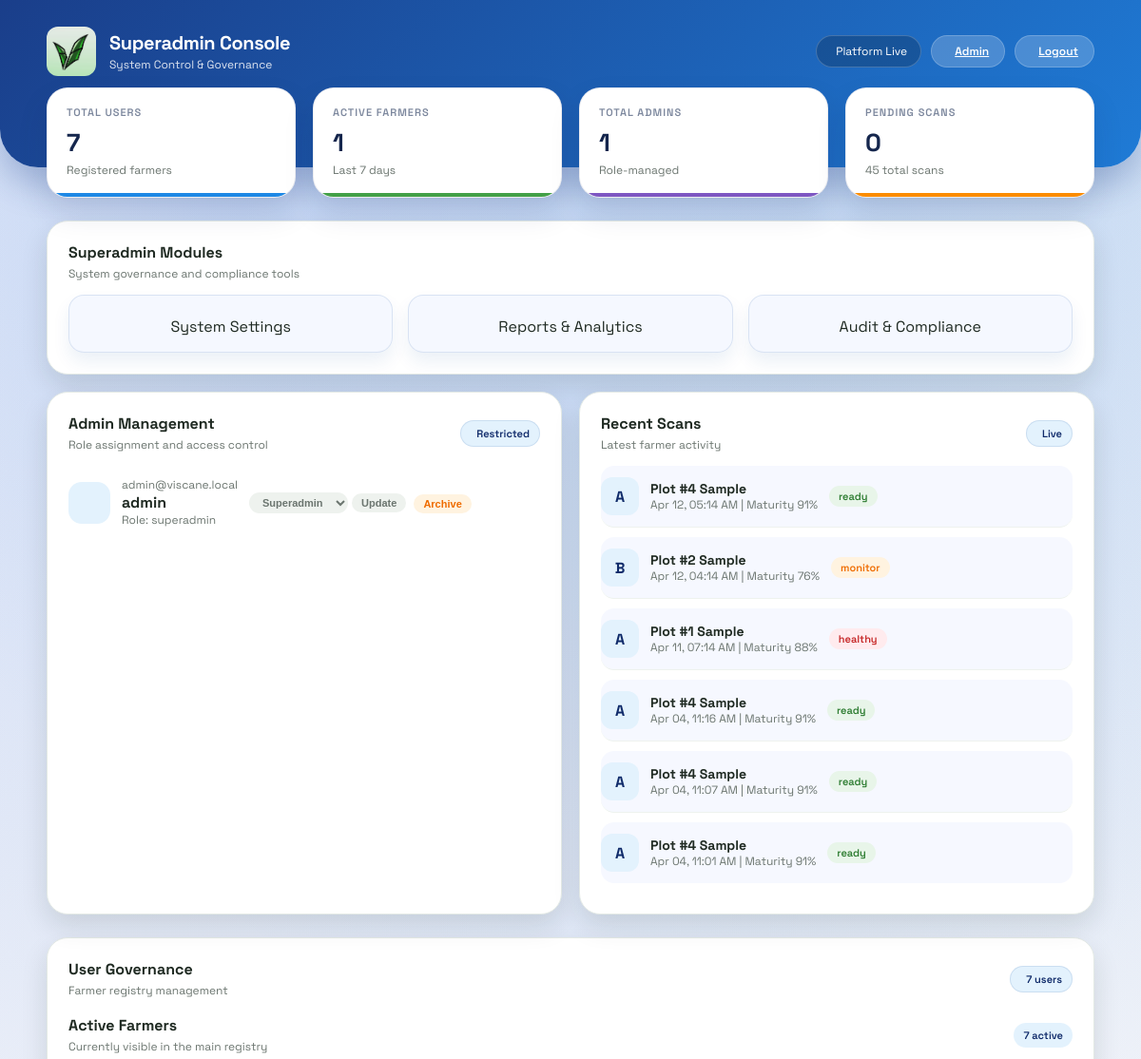
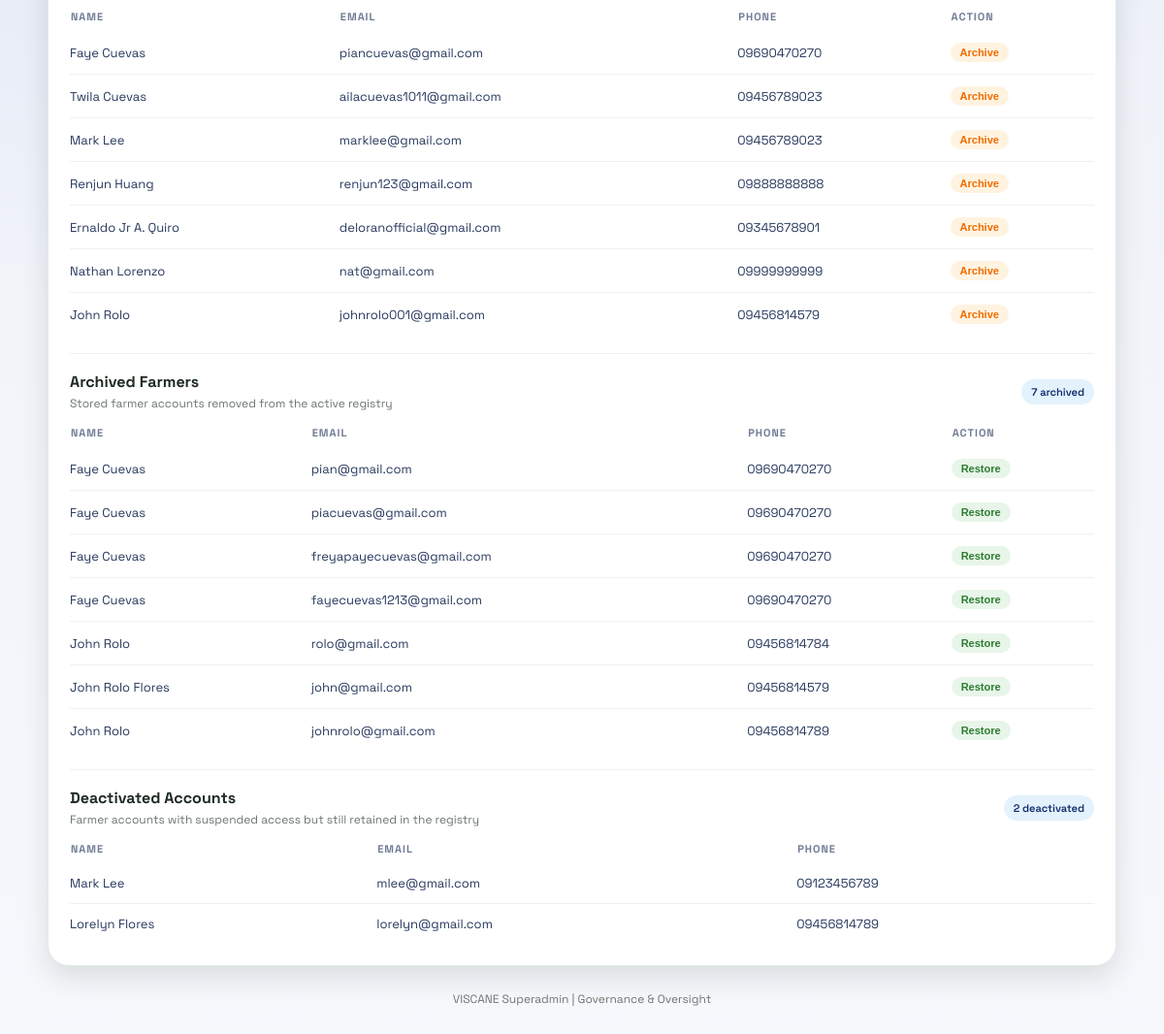
Page /superadmin (signed in) on the committed database (2 pictures, top to bottom).
### models.py (models this page shows)
class Admin(db.Model):
    id = db.Column(db.Integer, primary_key=True)
    username = db.Column(db.String(80), unique=True, nullable=False)
    email = db.Column(db.String(120), unique=True, nullable=False)
    password_hash = db.Column(db.String(200), nullable=False)
    role = db.Column(db.String(40), nullable=False, default='admin')
    is_archived = db.Column(db.Boolean, nullable=False, default=False)

class Scan(db.Model):
    id = db.Column(db.Integer, primary_key=True)
    user_id = db.Column(db.Integer, db.ForeignKey('user.id', ondelete='CASCADE'), nullable=False)
    plot_name = db.Column(db.String(80), nullable=False)
    grade = db.Column(db.String(2), nullable=False)
    maturity_pct = db.Column(db.Integer, nullable=False)
    status = db.Column(db.String(20), nullable=False, default='pending')
    created_at = db.Column(db.DateTime, default=datetime.utcnow, nullable=False)
    user = db.relationship('User', backref=db.backref('scans', lazy=True, cascade='all, delete-orphan'))

class User(db.Model):
    id = db.Column(db.Integer, primary_key=True)
    fullname = db.Column(db.String(100), nullable=False)
    email = db.Column(db.String(120), unique=True, nullable=False)
    phone = db.Column(db.String(20), nullable=False)
    password = db.Column(db.String(200), nullable=False)
    created_at = db.Column(db.DateTime, default=datetime.utcnow, nullable=False)
    province = db.Column(db.String(120), nullable=True)
    municipality = db.Column(db.String(120), nullable=True)
    barangay = db.Column(db.String(120), nullable=True)
    is_active = db.Column(db.Boolean, nullable=False, default=True)
    is_archived = db.Column(db.Boolean, nullable=False, default=False)

### app.py (the view)
@app.route('/superadmin')
@role_required('superadmin')
def superadmin_portal():
    total_users = User.query.filter_by(is_archived=False, is_active=True).count()
    active_user_count = User.query.filter_by(is_archived=False, is_active=True).count()
    deactivated_user_count = User.query.filter_by(is_archived=False, is_active=False).count()
    archived_user_count = User.query.filter_by(is_archived=True).count()
    total_admins = Admin.query.filter_by(is_archived=False).count()
    seven_days_ago = datetime.utcnow() - timedelta(days=7)
    active_user_ids = db.session.query(User.id).filter(
        User.is_archived.is_(False),
        User.is_active.is_(True)
    ).subquery()
    active_farmers = db.session.query(Scan.user_id).filter(
        Scan.created_at >= seven_days_ago,
        Scan.user_id.in_(active_user_ids)
    ).distinct().count()
    total_scans = Scan.query.count()
    pending_scans = Scan.query.filter(
        Scan.status == 'pending',
        Scan.user_id.in_(active_user_ids)
    ).count()
    admins = Admin.query.filter_by(is_archived=False).order_by(Admin.id.desc()).all()
    users = User.query.filter_by(is_archived=False, is_active=True).order_by(User.id.desc()).limit(8).all()
    archived_users = User.query.filter_by(is_archived=True).order_by(User.id.desc()).all()
    deactivated_users = User.query.filter_by(is_archived=False, is_active=False).order_by(User.id.desc()).all()
    recent_scans = Scan.query.filter(Scan.user_id.in_(active_user_ids)).order_by(Scan.created_at.desc()).limit(6).all()
    return render_template(
        'superadmin.html',
        total_users=total_users,
        active_user_count=active_user_count,
        deactivated_user_count=deactivated_user_count,
        archived_user_count=archived_user_count,
        total_admins=total_admins,
        active_farmers=active_farmers,
        total_scans=total_scans,
        pending_scans=pending_scans,
        admins=admins,
        users=users,
        archived_users=archived_users,
        deactivated_users=deactivated_users,
        recent_scans=recent_scans,
        current_admin=get_current_admin()
    )

### templates/superadmin.html (shortened to what this page needs)
<!DOCTYPE html>
<html lang="en">
<head>
    <link rel="stylesheet" href="{{ url_for('static', filename='style.css') }}">
</head>
<body class="admin-layout superadmin-layout">
    <header class="dashboard-header superadmin-header">
        <div class="header-content">
            <div class="brand">
                <div class="brand-icon">
                    <img src="{{ url_for('static', filename='logo.jpg') }}" alt="VISCANE Logo" style="width: 100%; height: 100%; object-fit: cover; border-radius: 12px;">
                </div>
                <div>
                    <p class="brand-title">Superadmin Console</p>
                    <p class="brand-subtitle">System Control & Governance</p>
                </div>
            </div>
            <div class="header-actions">
                <div class="status-pill superadmin-pill">
                    Platform Live
                </div>
                <a class="btn light" href="/admin">
                    Admin
                </a>
                <a class="btn light" href="/admin-logout">
                    Logout
                </a>
            </div>
        </div>
    </header>
    <main class="dashboard-container fade-in">
        <section class="stats-grid superadmin-stats">
            <div class="stat-card accent-blue">
                <div class="stat-label">Total Users</div>
                <div class="stat-value">{{ total_users }}</div>
                <div class="stat-meta">Registered farmers</div>
            </div>
            <div class="stat-card accent-green">
                <div class="stat-label">Active Farmers</div>
                <div class="stat-value">{{ active_farmers }}</div>
                <div class="stat-meta">Last 7 days</div>
            </div>
            <div class="stat-card accent-purple">
                <div class="stat-label">Total Admins</div>
                <div class="stat-value">{{ total_admins }}</div>
                <div class="stat-meta">Role-managed</div>
            </div>
            <div class="stat-card accent-orange">
                <div class="stat-label">Pending Scans</div>
                <div class="stat-value">{{ pending_scans }}</div>
                <div class="stat-meta">{{ total_scans }} total scans</div>
            </div>
        </section>
        <section class="panel superadmin-panel">
            <div class="panel-header">
                <div>
                    <h3 class="panel-title">Superadmin Modules</h3>
                    <p class="panel-subtitle">System governance and compliance tools</p>
                </div>
            </div>
            <div class="action-grid superadmin-tools">
                <a class="action-tile" href="/superadmin/settings">
                    <div>System Settings</div>
                </a>
                <a class="action-tile" href="/superadmin/reports">
                    <div>Reports & Analytics</div>
                </a>
                <a class="action-tile" href="/superadmin/audit">
                    <div>Audit & Compliance</div>
                </a>
            </div>
        </section>
        <section class="section-grid two-col">
            <div class="panel superadmin-panel">
                <div class="panel-header">
                    <div>
                        <h3 class="panel-title">Admin Management</h3>
                        <p class="panel-subtitle">Role assignment and access control</p>
                    </div>
                    <span class="badge superadmin-badge">Restricted</span>
                </div>
                {% if admins %}
                    {% for admin in admins %}
                        <div class="list-row superadmin-list-row">
                            <div class="list-badge superadmin-icon-badge">
                            </div>
                            <div class="list-main superadmin-list-main">
                                <div class="list-meta">{{ admin.email }}</div>
                                <strong>{{ admin.username }}</strong>
                                <div class="list-meta">Role: {{ admin.role }}</div>
                            </div>
                            <div class="superadmin-action-row">
                                <form method="POST" action="/superadmin/admins/role">
                                    <select name="role" class="tag superadmin-tag-select">
                                        <option value="superadmin" {% if admin.role == 'superadmin' %}selected{% endif %}>Superadmin</option>
                                    </select>
                                    <button class="tag superadmin-tag" type="submit">Update</button>
                                </form>
                                <form method="POST" action="/superadmin/admins/archive">
                                    <button class="tag warning superadmin-tag" type="submit">Archive</button>
                                </form>
                            </div>
                        </div>
                    {% endfor %}
                {% else %}
                    <div class="list-meta">No admin accounts found.</div>
                {% endif %}
            </div>
            <div class="panel superadmin-panel">
                <div class="panel-header">
                    <div>
                        <h3 class="panel-title">Recent Scans</h3>
                        <p class="panel-subtitle">Latest farmer activity</p>
                    </div>
                    <span class="badge superadmin-badge">Live</span>
                </div>
                {% if recent_scans %}
                    {% for scan in recent_scans %}
                        <div class="recent-item superadmin-recent">
                            <div class="recent-grade">{{ scan.grade }}</div>
                            <div class="superadmin-list-main">
                                <h4 style="margin: 0;">{{ scan.plot_name }}</h4>
                                <div class="list-meta">{{ scan.created_at.strftime('%b %d, %I:%M %p') }} | Maturity {{ scan.maturity_pct }}%</div>
                            </div>
                            <span class="tag {% if scan.status == 'ready' %}success{% elif scan.status == 'monitor' %}warning{% else %}alert{% endif %}">{{ scan.status }}</span>
                        </div>
                    {% endfor %}
                {% else %}
                    <div class="list-meta">No scans yet.</div>
                {% endif %}
            </div>
        </section>
        <section class="panel superadmin-panel">
            <div class="panel-header">
                <div>
                    <h3 class="panel-title">User Governance</h3>
                    <p class="panel-subtitle">Farmer registry management</p>
                </div>
                <span class="badge superadmin-badge">{{ total_users }} users</span>
            </div>
            <div class="panel-subsection">
                <div class="panel-header superadmin-subheader">
                    <div>
                        <h4 class="panel-title">Active Farmers</h4>
                        <p class="panel-subtitle">Currently visible in the main registry</p>
                    </div>
                    <span class="badge">{{ active_user_count }} active</span>
                </div>
                <table class="data-table">
                    <thead>
                        <tr>
                            <th>Name</th>
                            <th>Email</th>
                            <th>Phone</th>
                            <th>Action</th>
                        </tr>
                    </thead>
                    <tbody>
                        {% if users %}
                            {% for user in users %}
                                <tr>
                                    <td>{{ user.fullname }}</td>
                                    <td>{{ user.email }}</td>
                                    <td>{{ user.phone }}</td>
                                    <td>
                                        <form method="POST" action="/superadmin/users/archive">
                                            <button class="tag warning" type="submit" onclick="return confirm('Archive this user?')">Archive</button>
                                        </form>
                                    </td>
                                </tr>
                            {% endfor %}
                        {% else %}
                            <tr>
                                <td colspan="4">No active users found.</td>
                            </tr>
                        {% endif %}
                    </tbody>
                </table>
            </div>
            <div class="panel-subsection panel-subsection-muted">
                <div class="panel-header superadmin-subheader">
                    <div>
                        <h4 class="panel-title">Archived Farmers</h4>
                        <p class="panel-subtitle">Stored farmer accounts removed from the active registry</p>
                    </div>
                    <span class="badge">{{ archived_user_count }} archived</span>
                </div>
                <table class="data-table">
                    <thead>
                        <tr>
                            <th>Name</th>
                            <th>Email</th>
                            <th>Phone</th>
                            <th>Action</th>
                        </tr>
                    </thead>
                    <tbody>
                        {% if archived_users %}
                            {% for user in archived_users %}
                                <tr>
                                    <td>{{ user.fullname }}</td>
                                    <td>{{ user.email }}</td>
                                    <td>{{ user.phone }}</td>
                                    <td>
                                        <form method="POST" action="/superadmin/users/restore">
                                            <button class="tag success" type="submit" onclick="return confirm('Restore this user to the active registry?')">Restore</button>
                                        </form>
                                    </td>
                                </tr>
                            {% endfor %}
                        {% else %}
                            <tr>
                                <td colspan="4">No archived users found.</td>
                            </tr>
                        {% endif %}
                    </tbody>
                </table>
            </div>
            <div class="panel-subsection panel-subsection-muted">
                <div class="panel-header superadmin-subheader">
                    <div>
                        <h4 class="panel-title">Deactivated Accounts</h4>
                        <p class="panel-subtitle">Farmer accounts with suspended access but still retained in the registry</p>
                    </div>
                    <span class="badge">{{ deactivated_user_count }} deactivated</span>
                </div>
                <table class="data-table">
                    <thead>
                        <tr>
                            <th>Name</th>
                            <th>Email</th>
                            <th>Phone</th>
                        </tr>
                    </thead>
                    <tbody>
                        {% if deactivated_users %}
                            {% for user in deactivated_users %}
                                <tr>
                                    <td>{{ user.fullname }}</td>
                                    <td>{{ user.email }}</td>
                                    <td>{{ user.phone }}</td>
                                </tr>
                            {% endfor %}
                        {% else %}
                            <tr>
                                <td colspan="3">No deactivated accounts found.</td>
                            </tr>
                        {% endif %}
                    </tbody>
                </table>
            </div>
        </section>
        <div class="footer-link">VISCANE Superadmin | Governance & Oversight</div>
    </main>
</body>
</html>

### rows in the picture
Admin: email "admin@viscane.local", username "admin", role "superadmin", role "Superadmin"
Scan: grade "A", plot_name "Plot #4 Sample", created_at "Apr 12, 05:14 AM", maturity_pct "91", status "ready"
Scan: grade "B", plot_name "Plot #2 Sample", created_at "Apr 12, 04:14 AM", maturity_pct "76", status "monitor"
Scan: grade "A", plot_name "Plot #1 Sample", created_at "Apr 11, 07:14 AM", maturity_pct "88", status "healthy"
Scan: grade "A", plot_name "Plot #4 Sample", created_at "Apr 04, 11:16 AM", maturity_pct "91", status "ready"
Scan: grade "A", plot_name "Plot #4 Sample", created_at "Apr 04, 11:07 AM", maturity_pct "91", status "ready"
Scan: grade "A", plot_name "Plot #4 Sample", created_at "Apr 04, 11:01 AM", maturity_pct "91", status "ready"
User: fullname "Faye Cuevas", email "piancuevas@gmail.com", phone "09690470270"
User: fullname "Twila Cuevas", email "ailacuevas1011@gmail.com", phone "09456789023"
User: fullname "Mark Lee", email "marklee@gmail.com", phone "09456789023"
User: fullname "Renjun Huang", email "renjun123@gmail.com", phone "09888888888"
User: fullname "Ernaldo Jr A. Quiro", email "deloranofficial@gmail.com", phone "09345678901"
User: fullname "Nathan Lorenzo", email "nat@gmail.com", phone "09999999999"
User: fullname "John Rolo", email "johnrolo001@gmail.com", phone "09456814579"
User: fullname "Faye Cuevas", email "pian@gmail.com", phone "09690470270"
User: fullname "Faye Cuevas", email "piacuevas@gmail.com", phone "09690470270"
User: fullname "Faye Cuevas", email "freyapayecuevas@gmail.com", phone "09690470270"
User: fullname "Faye Cuevas", email "fayecuevas1213@gmail.com", phone "09690470270"
User: fullname "John Rolo", email "rolo@gmail.com", phone "09456814784"
User: fullname "John Rolo Flores", email "john@gmail.com", phone "09456814579"
User: fullname "John Rolo", email "johnrolo@gmail.com", phone "09456814789"
User: fullname "Mark Lee", email "mlee@gmail.com", phone "09123456789"
User: fullname "Lorelyn Flores", email "lorelyn@gmail.com", phone "09456814789"

### other values in the picture
{{ total_users }} "7"
{{ active_farmers }} "1"
{{ total_admins }} "1"
{{ pending_scans }} "0"
{{ total_scans }} "45"
{{ active_user_count }} "7"
{{ archived_user_count }} "7"
{{ deactivated_user_count }} "2"
